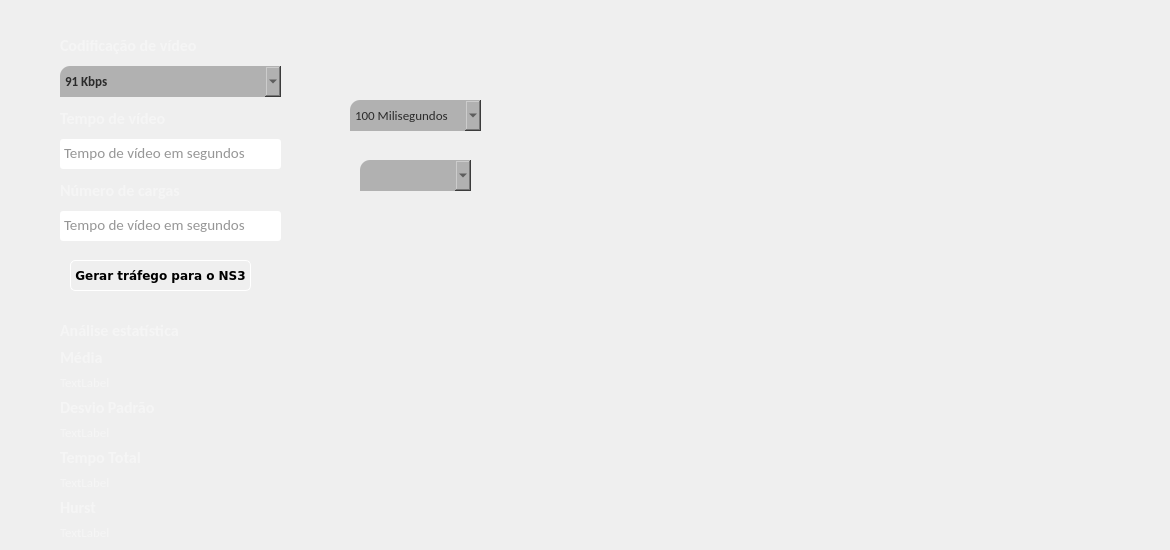
    <widget class="QWidget" name="tab_2">
     <property name="styleSheet">
      <string notr="true">QPushButton#pushButtonStreamOD:pressed {
	background-color: rgba(115, 115, 115,255);
}

QPushButton#pushButtonStreamOD {
	background-color: qlineargradient(spread:pad, x1:0.460227, y1:0, x2:0.483, y2:0.994318, stop:0.204545 rgba(115, 115, 115, 255), stop:0.755682 rgba(205, 205, 205, 255));
}

border: 0;</string>
     </property>
     <attribute name="title">
      <string>Stream de Vídeo sob demanda</string>
     </attribute>
     <widget class="QWidget" name="verticalLayoutWidget_3">
      <property name="geometry">
       <rect>
        <x>60</x>
        <y>30</y>
        <width>221</width>
        <height>211</height>
       </rect>
      </property>
      <layout class="QVBoxLayout" name="parametrosVideo">
       <item>
        <widget class="QLabel" name="label_2">
         <property name="maximumSize">
          <size>
           <width>16777215</width>
           <height>31</height>
          </size>
         </property>
         <property name="font">
          <font>
           <family>Calibri</family>
           <pointsize>12</pointsize>
           <weight>75</weight>
           <bold>true</bold>
          </font>
         </property>
         <property name="styleSheet">
          <string notr="true">color: rgb(245, 245, 245);
</string>
         </property>
         <property name="text">
          <string>Codificação de vídeo</string>
         </property>
        </widget>
       </item>
       <item>
        <widget class="QComboBox" name="comboBox_3">
         <property name="minimumSize">
          <size>
           <width>0</width>
           <height>31</height>
          </size>
         </property>
         <property name="font">
          <font>
           <family>Calibri</family>
           <pointsize>10</pointsize>
           <weight>75</weight>
           <bold>true</bold>
          </font>
         </property>
         <property name="styleSheet">
          <string notr="true">border-top-left-radius: 10px;
color: rgb(43, 43, 43);
background-color: rgb(177, 177, 177);
</string>
         </property>
         <item>
          <property name="text">
           <string>91 Kbps</string>
          </property>
         </item>
         <item>
          <property name="text">
           <string>180 Kbps</string>
          </property>
         </item>
         <item>
          <property name="text">
           <string>469 Kbps</string>
          </property>
         </item>
         <item>
          <property name="text">
           <string>978 Kbps</string>
          </property>
         </item>
         <item>
          <property name="text">
           <string>2058 Kbps</string>
          </property>
         </item>
         <item>
          <property name="text">
           <string>3953 Kbps</string>
          </property>
         </item>
         <item>
          <property name="text">
           <string>9581 Kbps</string>
          </property>
         </item>
         <item>
          <property name="text">
           <string>21373 Kbps</string>
          </property>
         </item>
        </widget>
       </item>
       <item>
        <widget class="QLabel" name="label_3">
         <property name="maximumSize">
          <size>
           <width>16777215</width>
           <height>31</height>
          </size>
         </property>
         <property name="font">
          <font>
           <family>Calibri</family>
           <pointsize>12</pointsize>
           <weight>75</weight>
           <bold>true</bold>
          </font>
         </property>
         <property name="styleSheet">
          <string notr="true">color: rgb(245, 245, 245);</string>
         </property>
         <property name="text">
          <string>Tempo de vídeo</string>
         </property>
        </widget>
       </item>
       <item>
        <widget class="QTextEdit" name="tempoVideo">
         <property name="enabled">
          <bool>true</bool>
         </property>
         <property name="maximumSize">
          <size>
           <width>16777215</width>
           <height>30</height>
          </size>
         </property>
         <property name="font">
          <font>
           <family>Calibri</family>
           <pointsize>11</pointsize>
          </font>
         </property>
         <property name="styleSheet">
          <string notr="true">background-color: rgb(255,255,255);
color: rgb(45,45,45);
border-radius: 3px;
</string>
         </property>
         <property name="inputMethodHints">
          <set>Qt::ImhDigitsOnly</set>
         </property>
         <property name="placeholderText">
          <string notr="true">Tempo de vídeo em segundos</string>
         </property>
        </widget>
       </item>
       <item>
        <widget class="QLabel" name="label_5">
         <property name="font">
          <font>
           <family>Calibri</family>
           <pointsize>12</pointsize>
           <weight>75</weight>
           <bold>true</bold>
          </font>
         </property>
         <property name="styleSheet">
          <string notr="true">color: rgb(245, 245, 245);
</string>
         </property>
         <property name="text">
          <string>Número de cargas</string>
         </property>
        </widget>
       </item>
       <item>
        <widget class="QTextEdit" name="numeroCargas">
         <property name="enabled">
          <bool>true</bool>
         </property>
         <property name="maximumSize">
          <size>
           <width>16777215</width>
           <height>30</height>
          </size>
         </property>
         <property name="font">
          <font>
           <family>Calibri</family>
           <pointsize>11</pointsize>
          </font>
         </property>
         <property name="styleSheet">
          <string notr="true">background-color: rgb(255,255,255);
color: rgb(45,45,45);
border-radius: 3px;
</string>
         </property>
         <property name="inputMethodHints">
          <set>Qt::ImhDigitsOnly</set>
         </property>
         <property name="placeholderText">
          <string notr="true">Tempo de vídeo em segundos</string>
         </property>
        </widget>
       </item>
      </layout>
     </widget>
     <widget class="QWidget" name="widget_2" native="true">
      <property name="geometry">
       <rect>
        <x>350</x>
        <y>50</y>
        <width>811</width>
        <height>481</height>
       </rect>
      </property>
      <widget class="QWidget" name="verticalLayoutWidget_6">
       <property name="geometry">
        <rect>
         <x>140</x>
         <y>0</y>
         <width>671</width>
         <height>481</height>
        </rect>
       </property>
       <layout class="QVBoxLayout" name="streamPlotLayout"/>
      </widget>
      <widget class="QComboBox" name="escalaStreamOD">
       <property name="geometry">
        <rect>
         <x>0</x>
         <y>50</y>
         <width>131</width>
         <height>31</height>
        </rect>
       </property>
       <property name="font">
        <font>
         <family>Calibri</family>
         <pointsize>10</pointsize>
         <weight>50</weight>
         <bold>false</bold>
        </font>
       </property>
       <property name="styleSheet">
        <string notr="true">border-top-left-radius: 10px;
color: rgb(43, 43, 43);
background-color: rgb(177, 177, 177);
</string>
       </property>
       <item>
        <property name="text">
         <string>100 Milisegundos</string>
        </property>
       </item>
       <item>
        <property name="text">
         <string>Segundos</string>
        </property>
       </item>
       <item>
        <property name="text">
         <string>Minutos</string>
        </property>
       </item>
      </widget>
      <widget class="QComboBox" name="numeroCarga">
       <property name="geometry">
        <rect>
         <x>10</x>
         <y>110</y>
         <width>111</width>
         <height>31</height>
        </rect>
       </property>
       <property name="font">
        <font>
         <family>Calibri</family>
         <pointsize>10</pointsize>
         <weight>75</weight>
         <bold>true</bold>
        </font>
       </property>
       <property name="styleSheet">
        <string notr="true">border-top-left-radius: 10px;
color: rgb(43, 43, 43);
background-color: rgb(177, 177, 177);
</string>
       </property>
      </widget>
     </widget>
     <widget class="QWidget" name="analiseEstatStreamOD" native="true">
      <property name="geometry">
       <rect>
        <x>60</x>
        <y>320</y>
        <width>221</width>
        <height>221</height>
       </rect>
      </property>
      <widget class="QWidget" name="verticalLayoutWidget_11">
       <property name="geometry">
        <rect>
         <x>0</x>
         <y>0</y>
         <width>221</width>
         <height>221</height>
        </rect>
       </property>
       <layout class="QVBoxLayout" name="verticalLayout_2">
        <item>
         <widget class="QLabel" name="label_16">
          <property name="font">
           <font>
            <family>Calibri</family>
            <pointsize>12</pointsize>
            <weight>75</weight>
            <bold>true</bold>
           </font>
          </property>
          <property name="styleSheet">
           <string notr="true">color: rgb(245,245,245);</string>
          </property>
          <property name="text">
           <string>Análise estatística</string>
          </property>
         </widget>
        </item>
        <item>
         <widget class="QLabel" name="label_17">
          <property name="font">
           <font>
            <family>Calibri</family>
            <pointsize>12</pointsize>
            <weight>75</weight>
            <bold>true</bold>
           </font>
          </property>
          <property name="styleSheet">
           <string notr="true">color: rgb(245,245,245);</string>
          </property>
          <property name="text">
           <string>Média</string>
          </property>
         </widget>
        </item>
        <item>
         <widget class="QLabel" name="mediaViewStreamOD">
          <property name="font">
           <font>
            <family>Calibri</family>
            <pointsize>10</pointsize>
           </font>
          </property>
          <property name="styleSheet">
           <string notr="true">color: rgb(245,245,245)</string>
          </property>
          <property name="text">
           <string>TextLabel</string>
          </property>
         </widget>
        </item>
        <item>
         <widget class="QLabel" name="label_18">
          <property name="font">
           <font>
            <family>Calibri</family>
            <pointsize>12</pointsize>
            <weight>75</weight>
            <bold>true</bold>
           </font>
          </property>
          <property name="styleSheet">
           <string notr="true">color: rgb(245,245,245);</string>
          </property>
          <property name="text">
           <string>Desvio Padrão</string>
          </property>
         </widget>
        </item>
        <item>
         <widget class="QLabel" name="desvioViewStreamOD">
          <property name="font">
           <font>
            <family>Calibri</family>
            <pointsize>10</pointsize>
           </font>
          </property>
          <property name="styleSheet">
           <string notr="true">color: rgb(245,245,245)</string>
          </property>
          <property name="text">
           <string>TextLabel</string>
          </property>
         </widget>
        </item>
        <item>
         <widget class="QLabel" name="label_19">
          <property name="font">
           <font>
            <family>Calibri</family>
            <pointsize>12</pointsize>
            <weight>75</weight>
            <bold>true</bold>
           </font>
          </property>
          <property name="styleSheet">
           <string notr="true">color: rgb(245,245,245);</string>
          </property>
          <property name="text">
           <string>Tempo Total</string>
          </property>
         </widget>
        </item>
        <item>
         <widget class="QLabel" name="tempoTotalViewStreamOD">
          <property name="font">
           <font>
            <family>Calibri</family>
            <pointsize>10</pointsize>
           </font>
          </property>
          <property name="styleSheet">
           <string notr="true">color: rgb(245,245,245)</string>
          </property>
          <property name="text">
           <string>TextLabel</string>
          </property>
         </widget>
        </item>
        <item>
         <widget class="QLabel" name="label_28">
          <property name="font">
           <font>
            <family>Calibri</family>
            <pointsize>12</pointsize>
            <weight>75</weight>
            <bold>true</bold>
           </font>
          </property>
          <property name="styleSheet">
           <string notr="true">color: rgb(245,245,245);</string>
          </property>
          <property name="text">
           <string>Hurst</string>
          </property>
         </widget>
        </item>
        <item>
         <widget class="QLabel" name="hurstParameterStreamOD">
          <property name="font">
           <font>
            <family>Calibri</family>
            <pointsize>10</pointsize>
           </font>
          </property>
          <property name="styleSheet">
           <string notr="true">color: rgb(245,245,245)</string>
          </property>
          <property name="text">
           <string>TextLabel</string>
          </property>
         </widget>
        </item>
       </layout>
      </widget>
     </widget>
     <widget class="QPushButton" name="pushButtonStreamOD">
      <property name="geometry">
       <rect>
        <x>70</x>
        <y>260</y>
        <width>181</width>
        <height>31</height>
       </rect>
      </property>
      <property name="font">
       <font>
        <family>DejaVu Sans</family>
        <pointsize>9</pointsize>
        <weight>75</weight>
        <italic>false</italic>
        <bold>true</bold>
       </font>
      </property>
      <property name="styleSheet">
       <string notr="true">border-radius:5px;
border:1px solid rgb(255, 255, 255);</string>
      </property>
      <property name="text">
       <string>Gerar tráfego para o NS3</string>
      </property>
     </widget>
    </widget>
